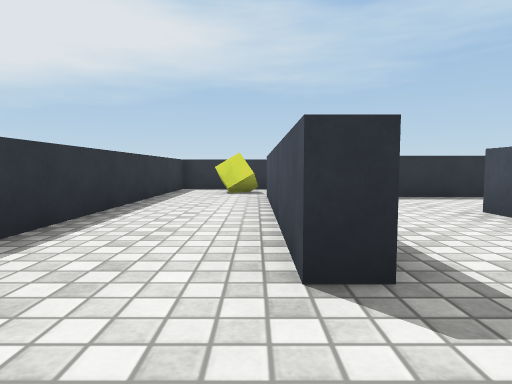
View 1 (above)

24 first-person views from a walk through a scene from a Unity 3-D project. The camera is 0.62 m above the floor, tilts 4° down and sees 75° across. The floor is counted in squares, 1 m on a side. Each view is taken from the middle of a square. On the plan, view 1 faces up. The plan holds only what a view shows up to about 10 squares ahead; the rest is blank. The place goes on beyond the plan. The player character is not drawn. Surface patterns are stand-ins for the level's own textures.

View 2
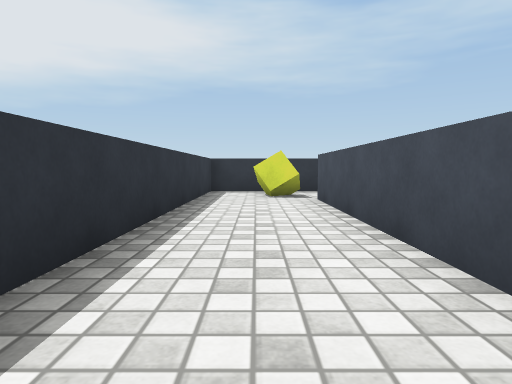

View 3
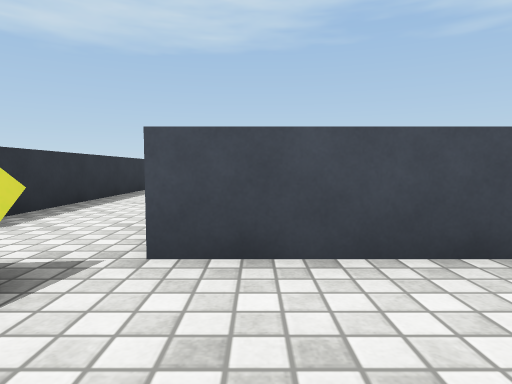

View 4
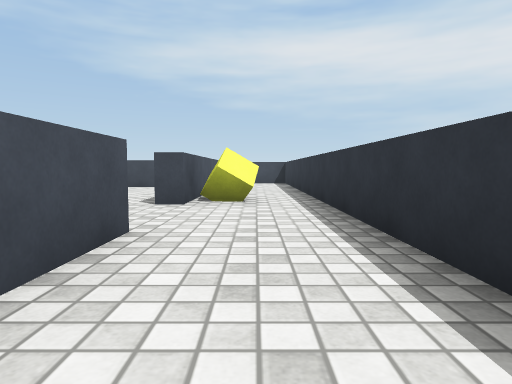

View 5
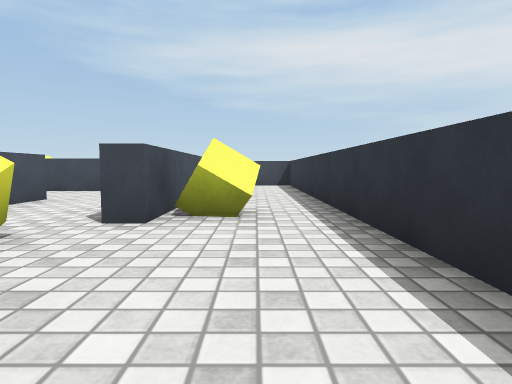

View 6
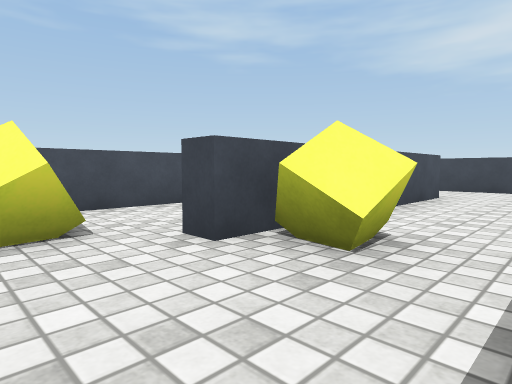

View 7
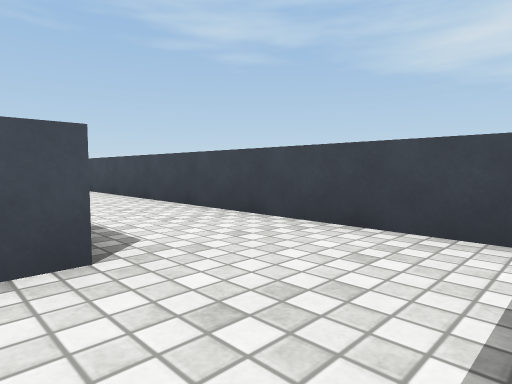

View 8
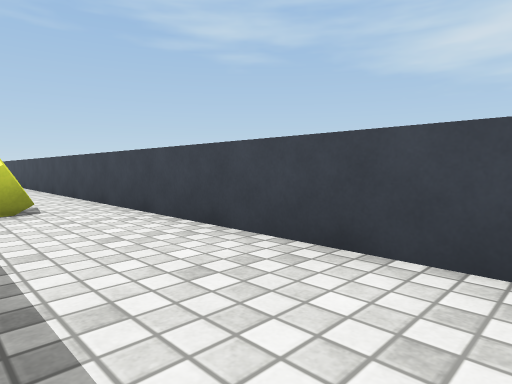

View 9
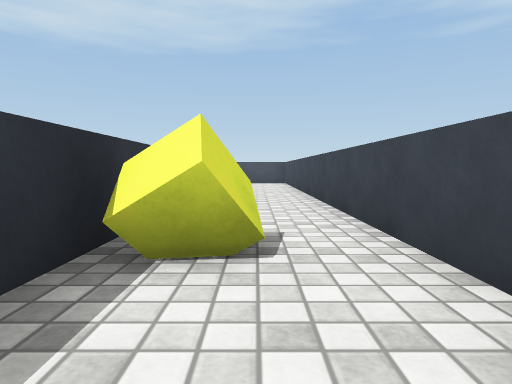

View 10
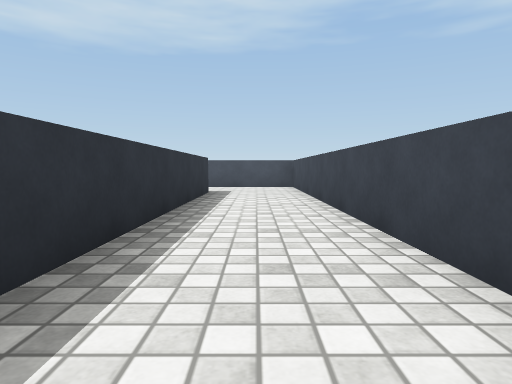

View 11
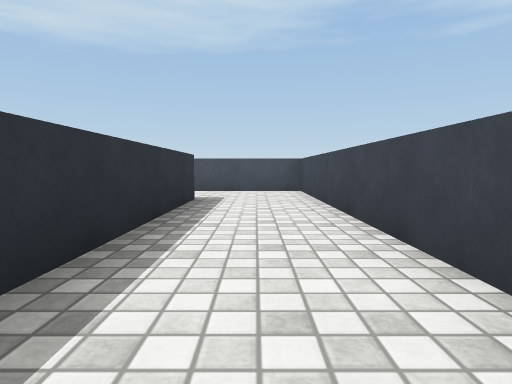

View 12
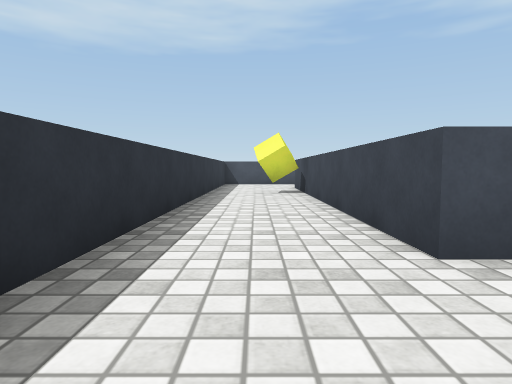

View 13
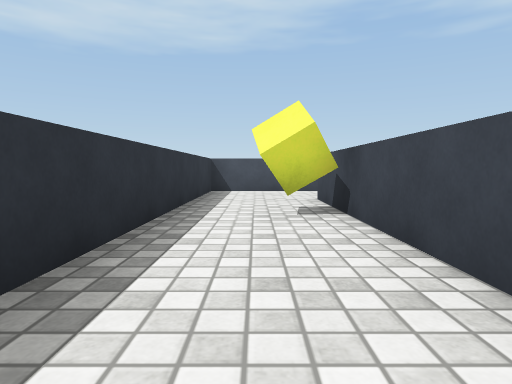

View 14
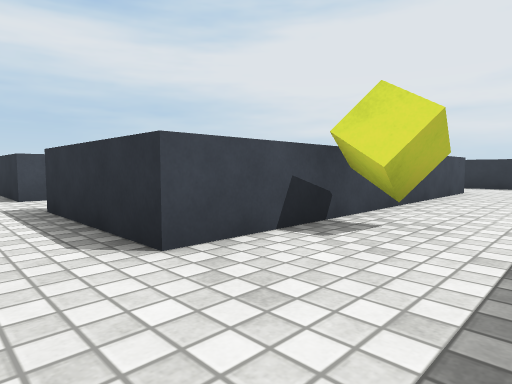

View 15
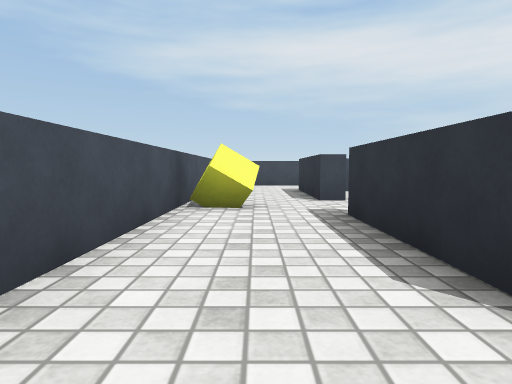

View 16
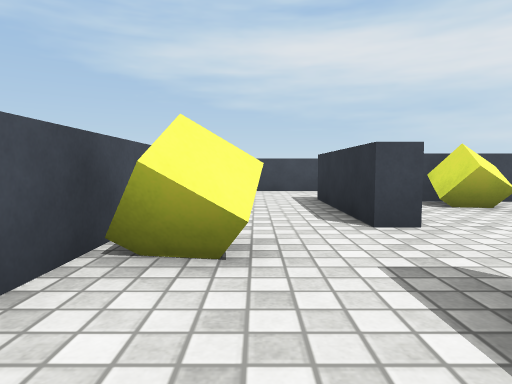

View 17
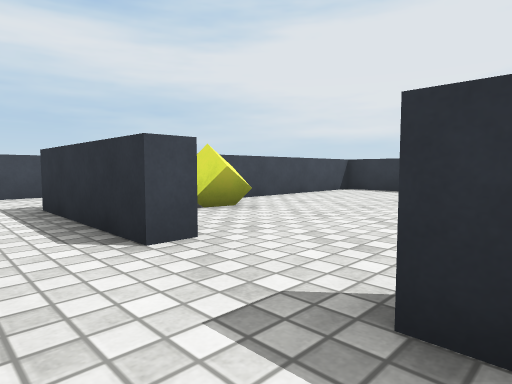

View 18
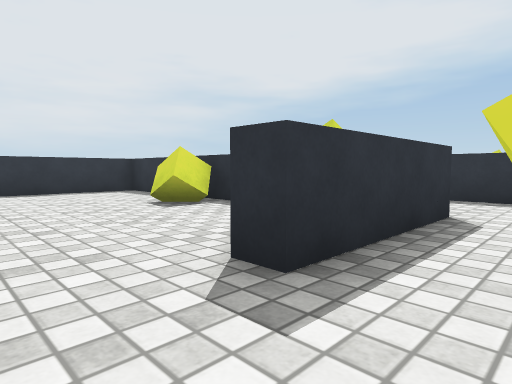

View 19
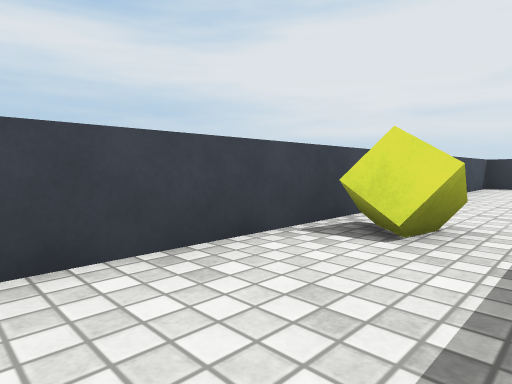

View 20
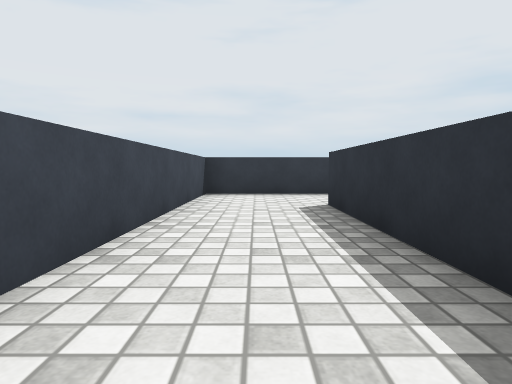

View 21
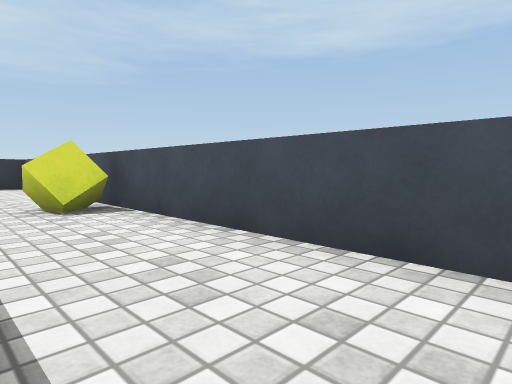

View 22
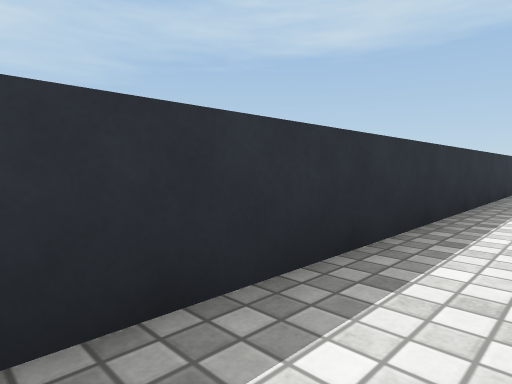

View 23
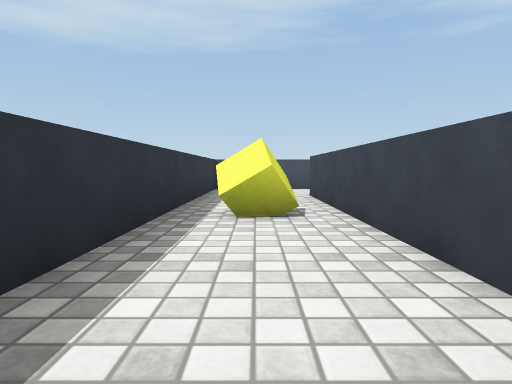

View 24
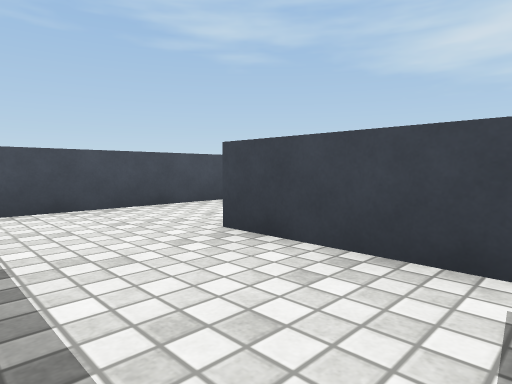

### Floor plan
Points are (right, up) in squares from view 1. A wall is a line through its corners. A room is listed if a view was taken in it or the views show most of it. See-through windows are left out.
Room 1 (views 1, 2, 3, 4, 5, 6, 7, 8, 9, 10, 11, 22, 23, 24)
walls: (0.2, 1.7) (0.2, 7.8); (0.2, -6.9) (0.2, -0.8); (0.8, 10.2) (-2.3, 10.2) (-2.3, -7); (-1.6, -9.3) (17.2, -9.3) (17.2, -6.2); (8.5, 7.7) (14.8, 7.7); (14.8, -6.8) (4.5, -6.8); (17.2, 5.6) (17.2, 9.4); (17.1, 10.2) (2.2, 10.2)
ways out: opening at (0, 0.5) to room 2
objects: cube (-1, 9) to (0, 9); cube (6, -7); cube (11, 9) to (12, 9)
Room 2 (views 12, 13, 14, 15, 16, 17, 18, 19, 20, 21)
walls: (11.1, -0.5) (11.7, -0.5) (11.7, -3.8); (7.5, -3.7) (3.2, -3.7) (3.2, 0); (14.2, -4.8) (14.2, 7.2) (2.5, 7.2); (3.2, 4.1) (3.2, 4.7) (11.7, 4.7) (11.7, 1.5) (11.2, 1.5); (0.9, 1.7) (0.2, 1.7); (0.2, -0.8) (0.8, -0.8); (0.7, -3.1) (0.7, -6.2) (13, -6.2)
ways out: opening at (0, 0.5) to room 1; opening at (11, 0.5) to room 3
objects: cube (2, 1); cube (10, -5)
Room 3 (no view inside)
walls: (8.1, 4.3) (3.8, 4.3) (3.8, 1.1); (3.8, -1.6) (3.8, -3.2) (10.5, -3.2)
ways out: opening at (11, 0.5) to room 2
objects: cube (8, 4); cube (10, -2)

Where each view was taken, in squares from view 1:
view 1: 0 up, 0 right, facing up
view 2: 1 up, 1 left, facing up
view 3: 7 up, 2 left, facing right
view 4: 5 up, 1 left, facing down
view 5: 3 up, 1 left, facing down
view 6: 1 up, 2 left, facing down-right
view 7: 6 down, 2 left, facing down-right
view 8: 7 down, 0 right, facing down-right
view 9: 8 down, 3 right, facing right
view 10: 8 down, 6 right, facing right
view 11: 8 down, 8 right, facing right
view 12: 6 up, 1 right, facing right
view 13: 6 up, 5 right, facing right
view 14: 7 up, 13 right, facing down-left
view 15: 6 up, 13 right, facing down
view 16: 3 up, 13 right, facing down
view 17: 2 up, 13 right, facing down-left
view 18: 0 up, 13 right, facing up-left
view 19: 4 down, 13 right, facing down-left
view 20: 5 down, 9 right, facing left
view 21: 5 down, 12 right, facing up-right
view 22: 9 up, 5 right, facing up-right
view 23: 9 up, 7 right, facing right
view 24: 10 up, 12 right, facing down-right
